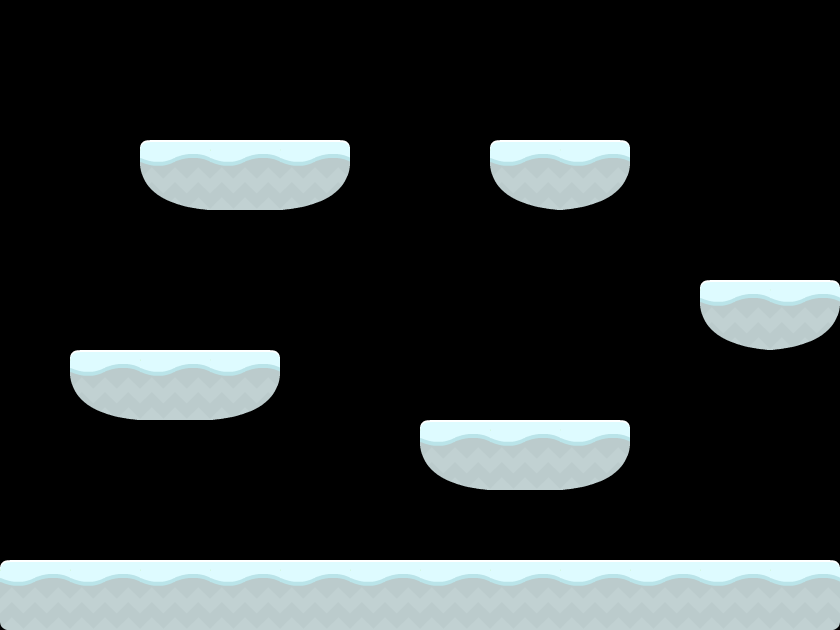

A 2D game scene composited from a Tiled map and its tileset images. What follows is a short description and the map's XML, with each tile layer's data collapsed to a summary:
An orthogonal 12x9 tile map with 70x70 px tiles, 1 tile layer (platform) and 11 objects (5x star, start point).

<map version="1.5" tiledversion="1.7.2" orientation="orthogonal" renderorder="right-down" width="12" height="9" tilewidth="70" tileheight="70" infinite="0" nextlayerid="4" nextobjectid="7">
 <editorsettings>
  <export target="singleFrameIce.json" format="json" />
 </editorsettings>
 <tileset firstgid="1" name="Basic" tilewidth="70" tileheight="70" spacing="2" tilecount="156" columns="12">
  <image source="basictile.png" width="914" height="936" />
  <tile id="4">
   <properties>
    <property name="collision" type="bool" value="true" />
   </properties>
   <objectgroup draworder="index" id="2">
    <object id="1" x="1.37544" y="0.392982" width="68.5754" height="33.7965" />
    <object id="2" x="1.96491" y="35.1719">
     <polygon points="0,0 14.5404,19.8456 37.7263,29.6702 67.986,34.5825 67.986,-0.392982" />
    </object>
   </objectgroup>
  </tile>
  <tile id="28">
   <properties>
    <property name="collision" type="bool" value="true" />
   </properties>
  </tile>
  <tile id="122">
   <properties>
    <property name="collision" type="bool" value="true" />
   </properties>
  </tile>
  <tile id="124">
   <properties>
    <property name="collision" type="bool" value="true" />
   </properties>
   <objectgroup draworder="index" id="2">
    <object id="1" x="1.96491" y="45.586" width="67.7895" height="23.7754" />
   </objectgroup>
  </tile>
  <tile id="134">
   <properties>
    <property name="collision" type="bool" value="true" />
   </properties>
  </tile>
  <tile id="135">
   <properties>
    <property name="collision" type="bool" value="true" />
   </properties>
   <objectgroup draworder="index" id="2">
    <object id="1" x="-2.55439" y="0.392982" width="72.5053" height="31.6351" />
    <object id="2" x="2.1614" y="32.6175">
     <polygon points="0,0 -0.196491,36.5474 26.9193,33.207 53.0526,20.6316 67.7895,-0.392982" />
    </object>
   </objectgroup>
  </tile>
  <tile id="146">
   <properties>
    <property name="collision" type="bool" value="true" />
   </properties>
  </tile>
 </tileset>
 <layer id="1" name="platform" width="12" height="9">
  <data>[108 cells, 25 non-empty, 5 distinct tile ids]</data>
 </layer>
 <objectgroup id="2" name="object">
  <object id="1" name="start point" x="200" y="300">
   <point />
  </object>
 </objectgroup>
 <objectgroup id="3" name="stars">
  <object id="2" name="star" x="295.946" y="131.081">
   <point />
  </object>
  <object id="3" name="star" x="589.189" y="132.432">
   <point />
  </object>
  <object id="4" name="star" x="667.568" y="554.054">
   <point />
  </object>
  <object id="5" name="star" x="791.892" y="268.919">
   <point />
  </object>
  <object id="6" name="star" x="568.919" y="410.811">
   <point />
  </object>
 </objectgroup>
</map>
